Frame 1 (no input): blank canvas, image omitted
Frame 60 (no input): blank canvas, image omitted
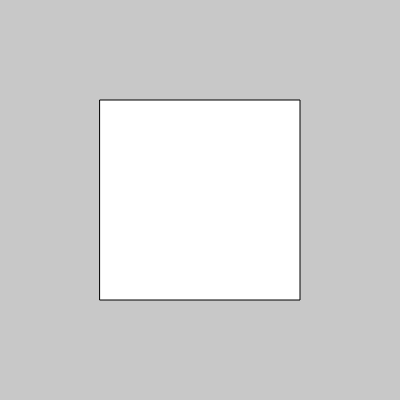
Frame 120 (the mouse pressed at the canvas centre since frame 60)

The p5.js sketch whose frames 1 and 60 were blank and that drew this single picture after the mouse press (run headless with seeded random() and noise() and a simulated clock; from frame 60 on, the mouse is pressed at the canvas centre):

// p5.js sketch
// ── sketch.js
function setup() {
  createCanvas(400, 400);
  
}

function draw() {
  background(200);
  if (mouseIsPressed==true){
    if (mouseButton==LEFT){
      rect(100,100,200,200)
    }
    else if (mouseButton==RIGHT){
      circle(200,200,200)
    }
  }
}
